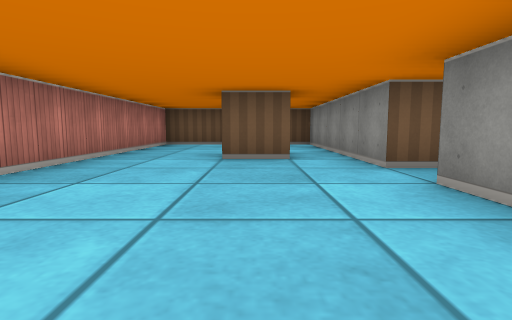
[1] (above)

20 first-person views from a walk through a cub3D maze. The camera is about half as high as the walls, tilts 6° down and sees 80° across. The floor is counted in squares. Each view is taken from the middle of a square. On the plan, view 1 faces up. The plan holds only what a view shows up to about 9 squares ahead; the rest is blank.

[2]
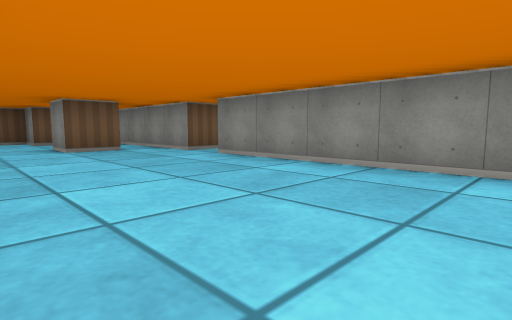

[3]
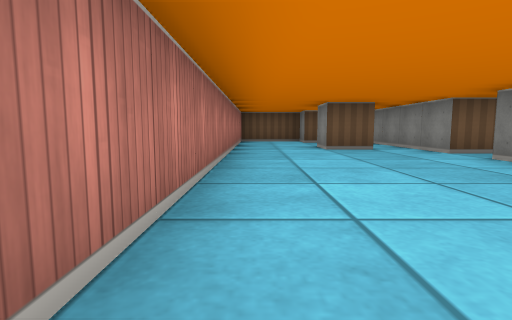

[4]
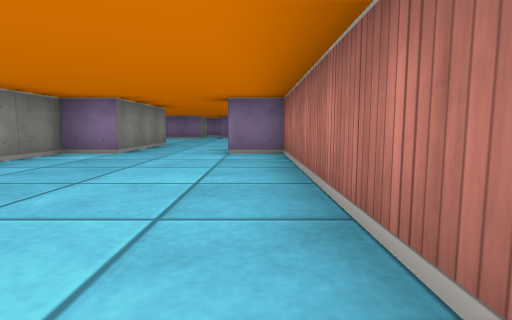

[5]
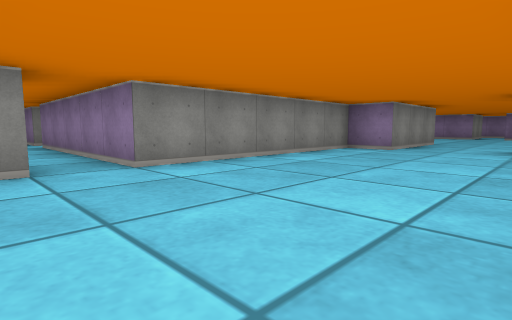

[6]
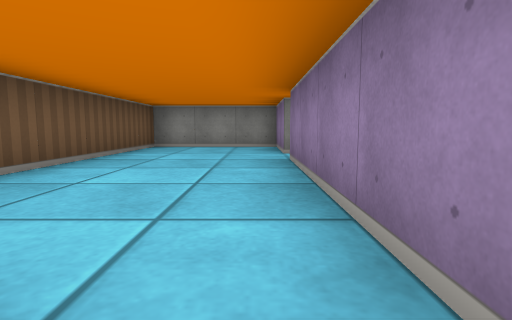

[7]
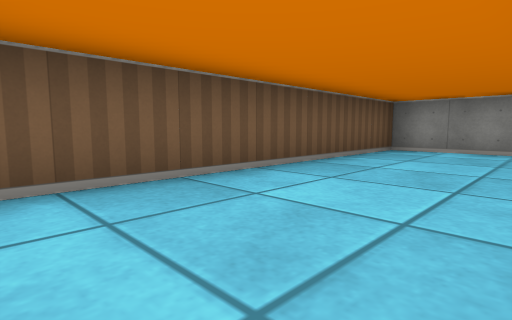

[8]
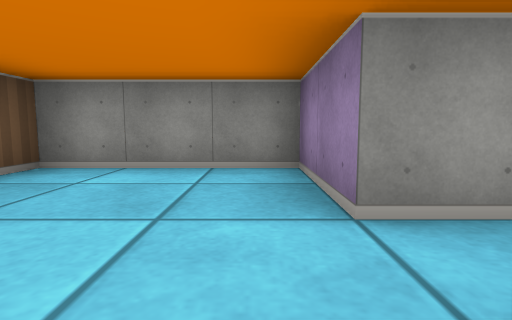

[9]
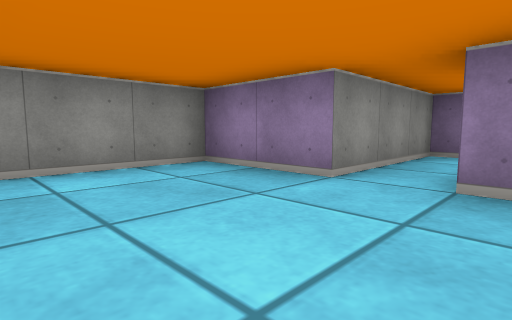

[10]
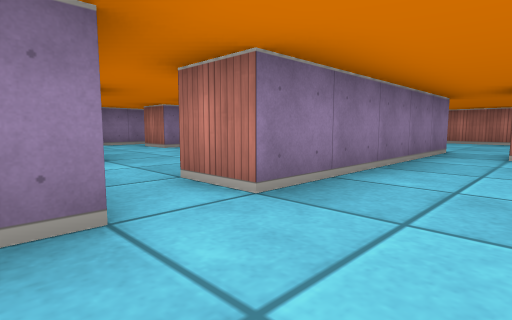

[11]
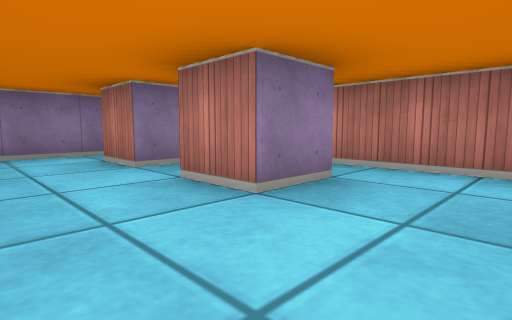

[12]
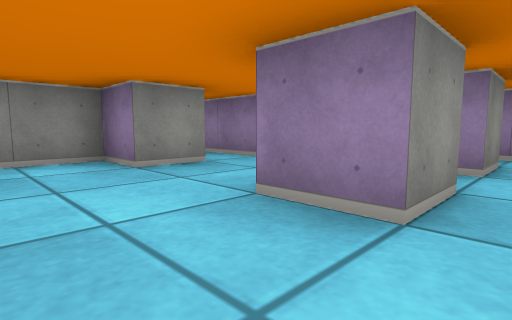

[13]
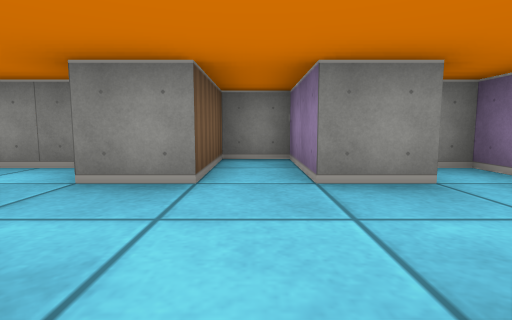

[14]
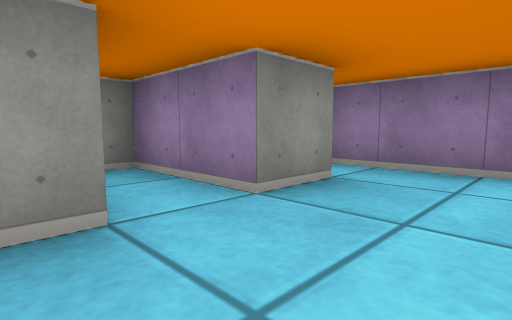

[15]
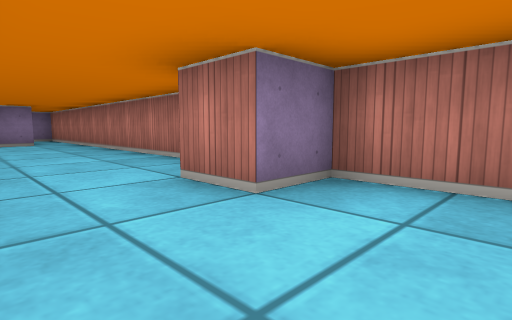

[16]
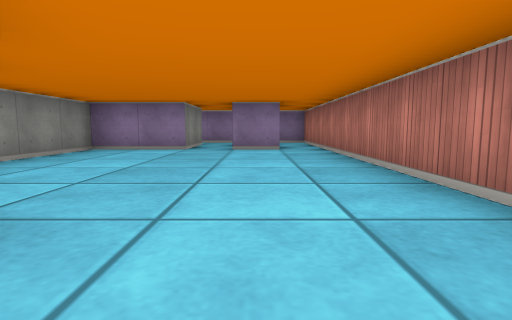

[17]
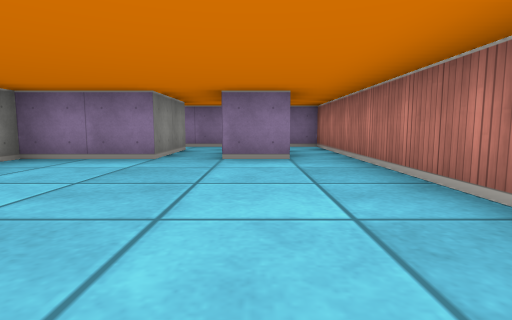

[18]
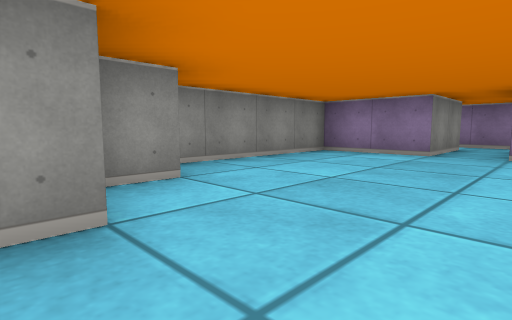

[19]
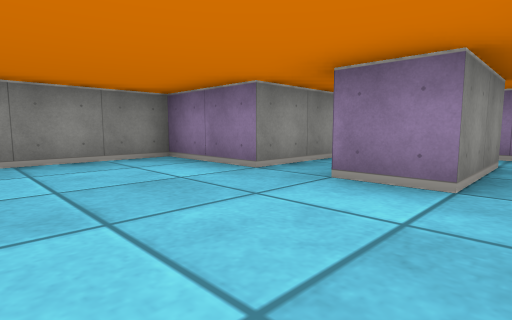

[20]
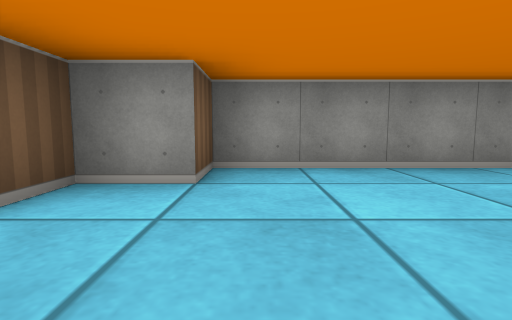

### Floor plan
Points are (right, up) in squares from view 1. A wall is a line through its corners. A room is listed if a view was taken in it or the views show most of it. See-through windows are left out.
Room 1 (views 1, 2, 3, 4, 5, 6, 15)
walls: (0.6, 4.5) (-0.5, 4.5) (-0.5, 5.5); (2.4, 3.5) (1.5, 3.5) (1.5, 8.5) (0.9, 8.5); (0, 7.5) (-0.5, 7.5) (-0.5, 8.5) (-2.5, 8.5) (-2.5, -2.5) (-1.5, -2.5); (0.5, -2.5) (1.5, -2.5) (1.5, 2.5) (2.5, 2.5)
ways out: opening at (2, 3) to room 2; opening at (-0.5, -2) to room 4
Room 2 (views 7, 8, 9, 10)
walls: (7.5, 1.5) (7.5, 2.5) (9.5, 2.5) (9.5, 5.5) (3.1, 5.5); (2.5, 2.5) (6.5, 2.5) (6.5, 1.5)
ways out: opening at (2, 3) to room 1; opening at (7, 2) to room 3
Room 3 (views 11, 12, 13, 14)
walls: (3.5, -1.6) (3.5, -0.5) (4.5, -0.5) (4.5, -1.5); (3.5, -3.5) (3.5, -2.5) (4.5, -2.5) (4.5, -3.5); (6.5, -3.6) (6.5, -2.5) (8.5, -2.5) (8.5, -1.5) (6.5, -1.5) (6.5, -0.5) (7.5, -0.5) (7.5, 1.5); (2.5, 0.8) (2.5, -1.1); (3.4, -4.5) (7.5, -4.5) (7.5, -4)
ways out: opening at (7, 2) to room 2
Room 4 (views 16, 17, 18, 19, 20)
walls: (0.5, -5.6) (0.5, -2.5); (-2.5, -5.1) (-2.5, -10.5); (0.5, -10.5) (2.5, -10.5) (2.5, -6.5) (1.5, -6.5) (1.5, -5.5) (0.8, -5.5); (-1.5, -10.5) (-0.5, -10.5); (-1.5, -2.5) (-1.5, -3.5)
ways out: opening at (-0.5, -2) to room 1; opening at (-2, -11.5) to room 5; opening at (0, -11.5) to room 6
Room 5 (no view inside)
walls: (-1.5, -12.5) (-1.5, -10.5); (-2.5, -10.5) (-2.5, -13.5) (-0.6, -13.5)
ways out: opening at (-2, -11.5) to room 4; opening at (-1, -13) to room 6
Room 6 (no view inside)
walls: (0.5, -12.6) (0.5, -10.5); (-0.6, -13.5) (0.8, -13.5)
ways out: opening at (0, -11.5) to room 4; opening at (-1, -13) to room 5; opening at (1, -13)

Positions as (right, up) in squares from view 1, and headings:
1: (0, 0), facing up
2: (-2, -2), facing up-right
3: (-2, -2), facing up
4: (-2, 3), facing down
5: (-2, 4), facing down-right
6: (2, 3), facing right
7: (3, 3), facing up-right
8: (6, 3), facing right
9: (6, 5), facing down-right
10: (8, 4), facing down-left
11: (6, 1), facing down-left
12: (3, 1), facing down-right
13: (4, -2), facing right
14: (5, -1), facing down-right
15: (0, -1), facing down-left
16: (-1, -4), facing down
17: (-1, -6), facing down
18: (-1, -5), facing down-right
19: (-2, -8), facing down-right
20: (-1, -7), facing right
